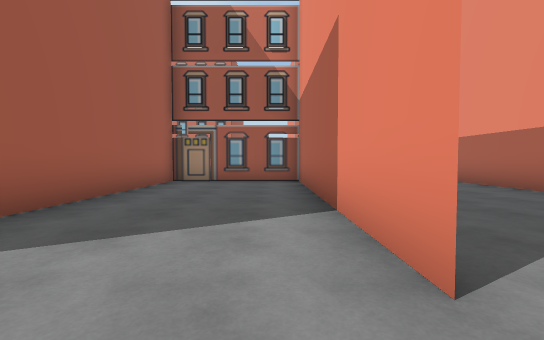
[1] (above)

24 first-person views from a walk through a Unity game level. The camera is 1.2 m above the floor, tilts 2° down and sees 90° across. The floor is counted in squares, 2 m on a side. Each view is taken from the middle of a square. On the plan, view 1 faces up. The plan holds only what a view shows up to about 9 squares ahead; the rest is blank. The place goes on beyond the plan. The player character is not drawn. Some animated figures are left out. Some surface patterns are stand-ins.

[2]
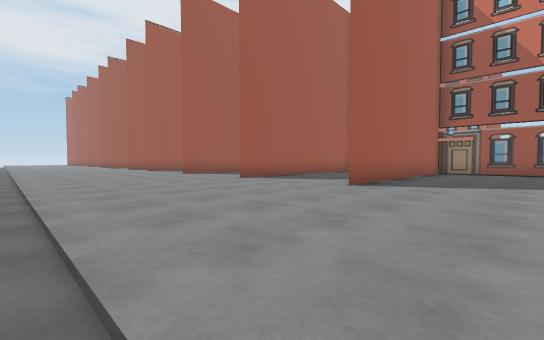

[3]
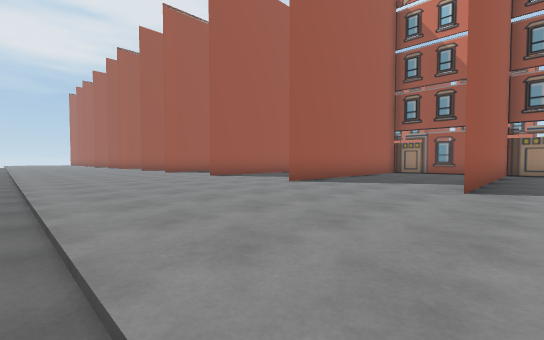

[4]
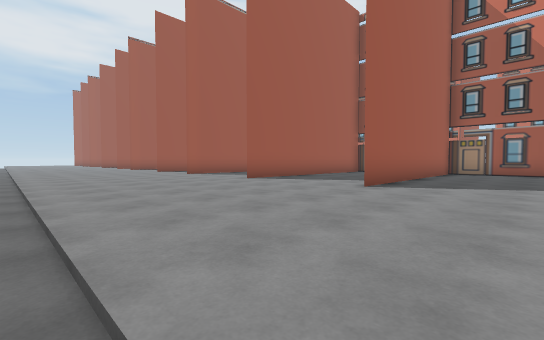

[5]
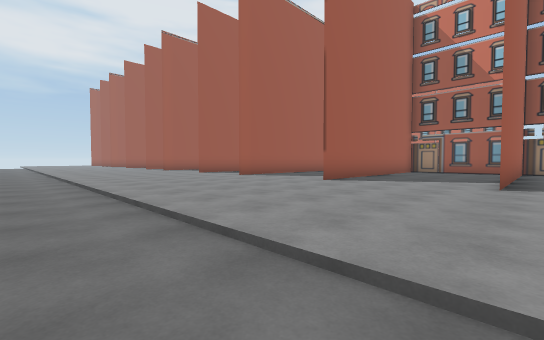

[6]
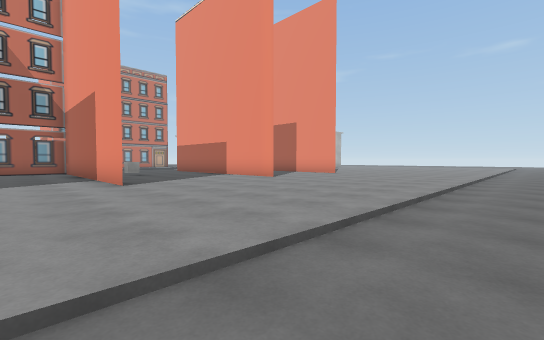

[7]
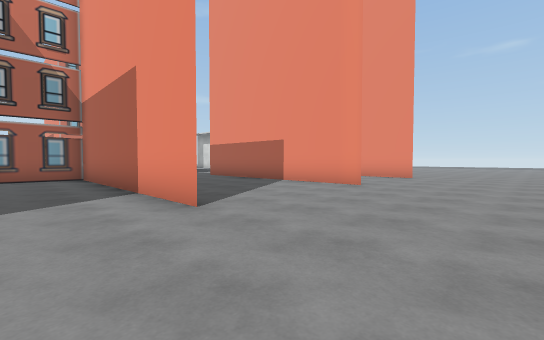

[8]
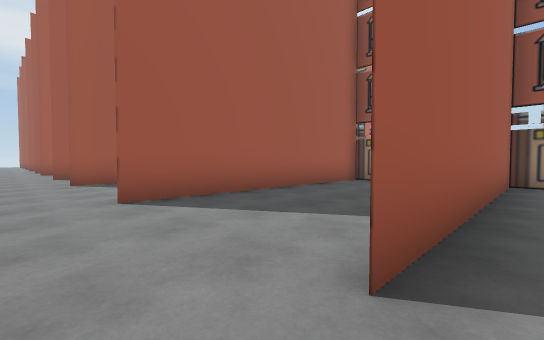

[9]
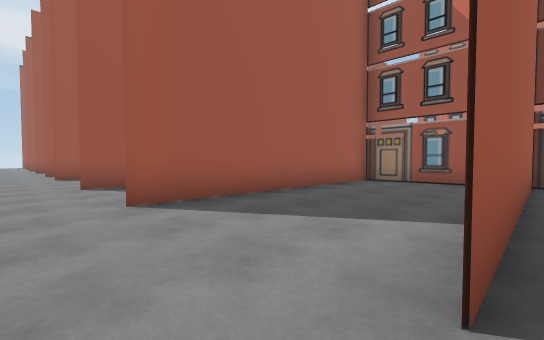

[10]
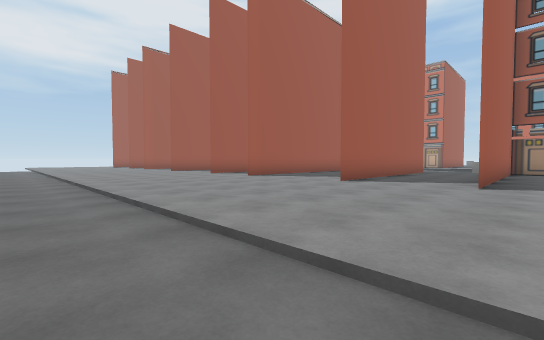

[11]
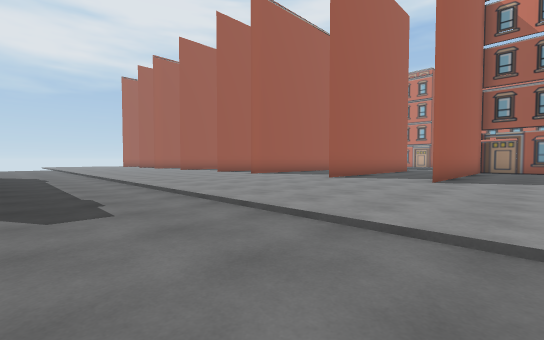

[12]
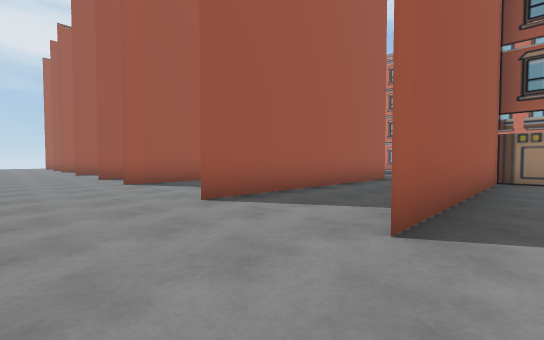

[13]
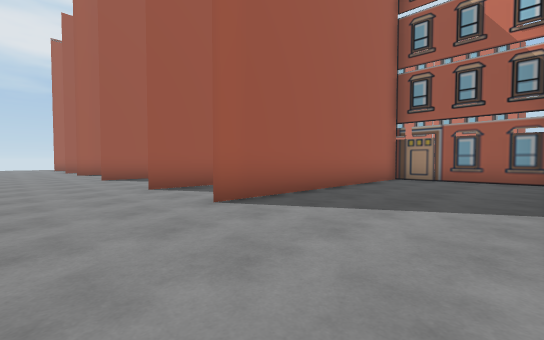

[14]
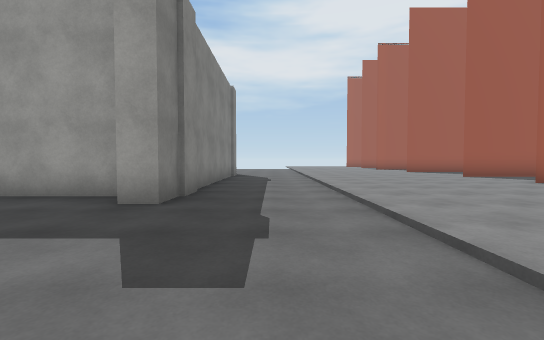

[15]
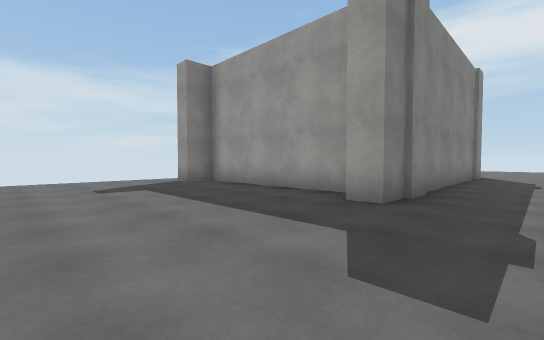

[16]
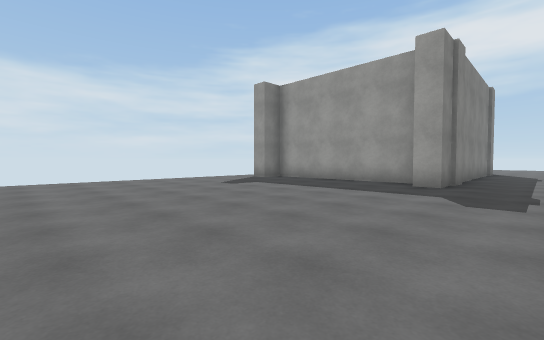

[17]
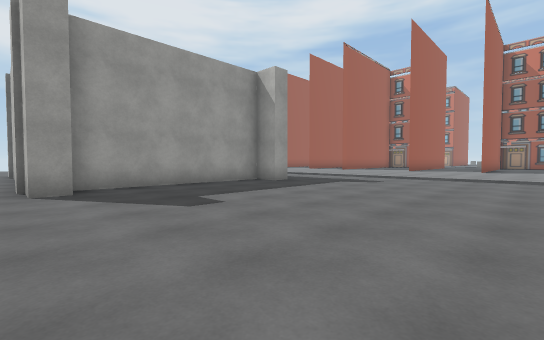

[18]
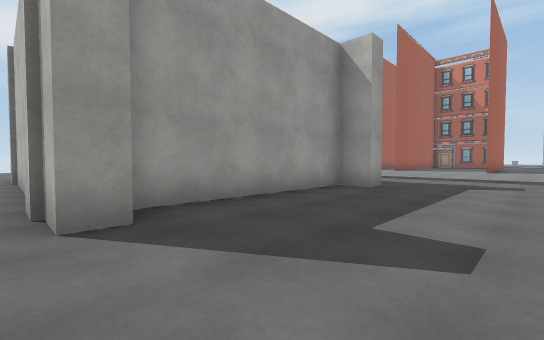

[19]
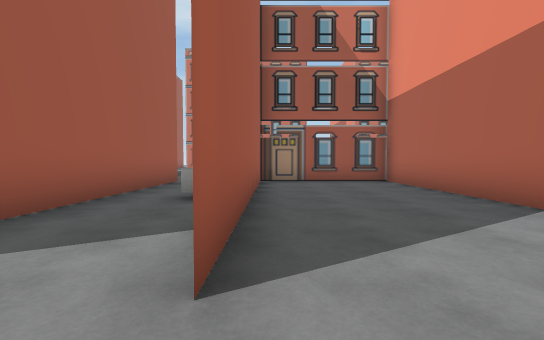

[20]
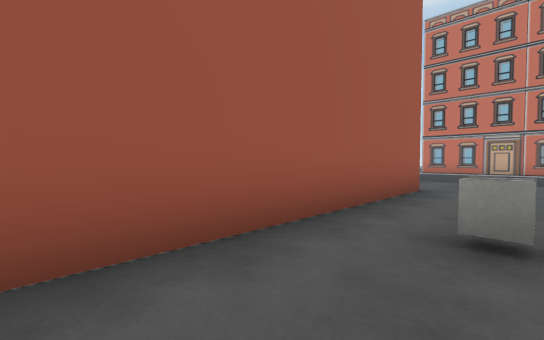

[21]
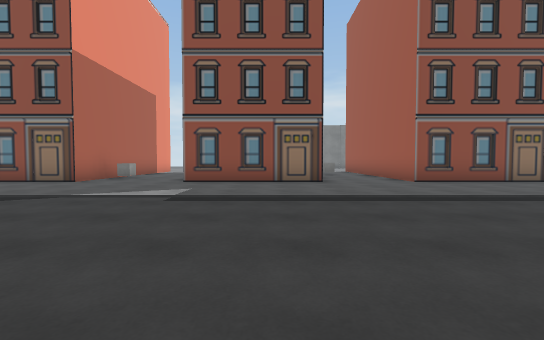

[22]
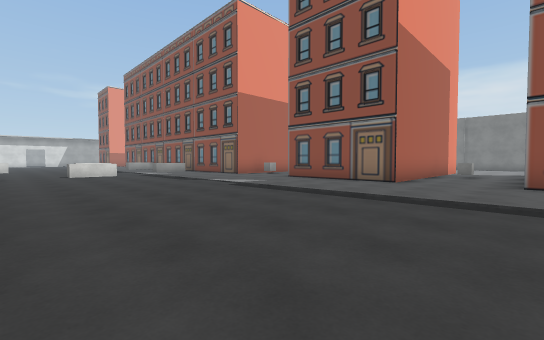

[23]
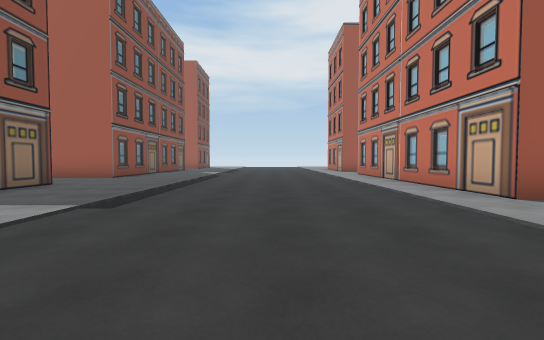

[24]
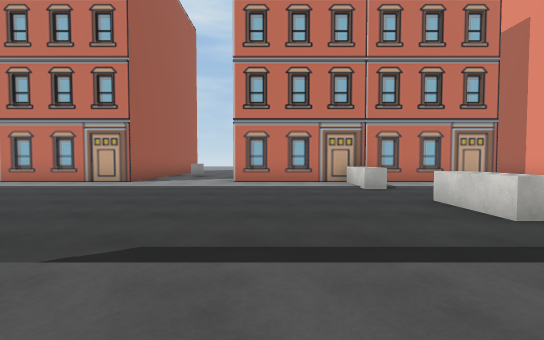

### Floor plan
Points are (right, up) in squares from view 1. A wall is a line through its corners. A room is listed if a view was taken in it or the views show most of it. See-through windows are left out.
Room 1 (views 1, 2, 3, 4, 5, 6, 7, 8, 9, 10, 11, 12, 13, 14, 15, 16, 17, 18, 19)
walls: (0.8, 1.1) (0.8, 7.9) (-2.9, 7.9) (-2.9, 1.1); (-16.7, 3.2) (-16.7, 7.9) (-20.3, 7.9) (-20.3, 1.1); (-9.6, 7.9) (-13.8, 7.9) (-13.8, 1.1); (-10.2, 7.9) (-10.2, 1.1); (-4, 7.9) (-6.5, 7.9) (-6.5, 1.1); (-23.5, -6.6) (-17.7, -6.6) (-17.7, -7.1) (-18.6, -7.1) (-18.6, -12.1) (-17.7, -12.1) (-17.7, -12.7) (-19.4, -12.7); (-21.5, -12.7) (-23.5, -12.7)
ways out: opening at (-21.5, 2) to room 2; opening at (-15.5, 2) to room 2; opening at (3, 2) to room 2
Room 2 (views 20, 21, 22, 23, 24)
walls: (-7.7, 16.5) (-15.1, 16.5); (-13.8, 6) (-13.8, 7.9) (-11.7, 7.9); (-17.9, 16.5) (-23, 16.5); (-20.3, 4.9) (-20.3, 7.9) (-16.7, 7.9) (-16.7, 1.1); (-23.5, 7.9) (-22.7, 7.9) (-22.7, 1.1); (5.2, 1.1) (5.2, 7.7)
low walls: (-11.4, 11.8) (-11.4, 13.4); (-11.4, 15.1) (-11.9, 15.1) (-11.9, 16.6)
ways out: opening at (-21.5, 2) to room 1; opening at (-15.5, 2) to room 1; opening at (3, 2) to room 1; opening at (-16.5, 16)

Positions as (right, up) in squares from view 1, and headings:
1: (0, 0), facing up
2: (0, -4), facing up-left
3: (-2, -4), facing up-left
4: (-4, -4), facing up-left
5: (-6, -5), facing up-left
6: (-1, -5), facing up-right
7: (-1, -2), facing up-right
8: (-6, 0), facing up-left
9: (-10, 0), facing up-left
10: (-13, -5), facing up-left
11: (-12, -6), facing up-left
12: (-13, -1), facing up-left
13: (-17, -1), facing up-left
14: (-14, -5), facing left
15: (-14, -5), facing down-left
16: (-11, -5), facing down-left
17: (-12, -13), facing up-left
18: (-15, -13), facing up-left
19: (-20, 0), facing up
20: (-21, 2), facing up-left
21: (-19, 15), facing down
22: (-23, 15), facing down-right
23: (-14, 13), facing left
24: (-14, 9), facing up
